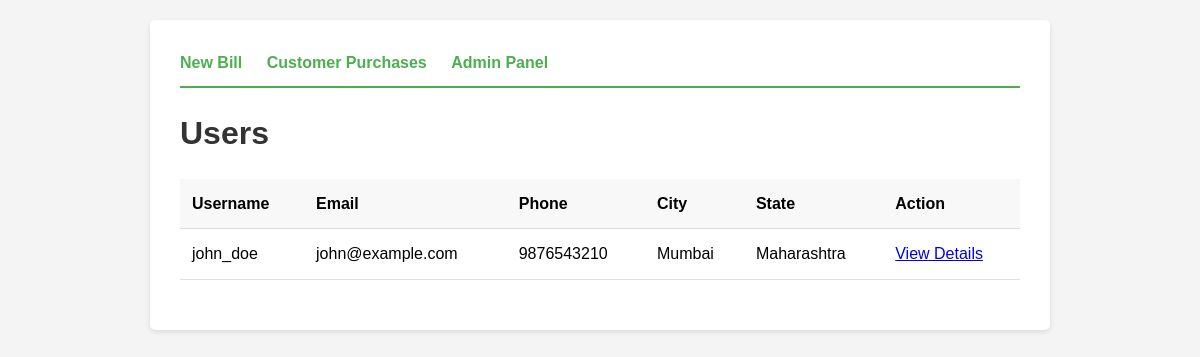
/users/, run on the app's committed database.
### billing/models.py (models this page shows, shortened)
class UserProfile(models.Model):
    user = models.OneToOneField(User, on_delete=models.CASCADE, related_name='profile')
    phone = models.CharField(max_length=20, blank=True)
    address = models.TextField(blank=True)
    city = models.CharField(max_length=100, blank=True)
    state = models.CharField(max_length=100, blank=True)
    postal_code = models.CharField(max_length=10, blank=True)
    created_at = models.DateTimeField(auto_now_add=True)
    updated_at = models.DateTimeField(auto_now=True)

### billing/views.py (the view)
# urls.py: path('users/', views.users_list, name='users_list'),
def users_list(request):
    users = UserProfile.objects.select_related('user').all()
    return render(request, 'billing/users.html', {'users': users})

### templates/billing/users.html (shortened to what this page needs)
{% extends 'base.html' %}
{% block content %}
<h1>Users</h1>
<table>
    <thead>
        <tr>
            <th>Username</th>
            <th>Email</th>
            <th>Phone</th>
            <th>City</th>
            <th>State</th>
            <th>Action</th>
        </tr>
    </thead>
    <tbody>
        {% for user_profile in users %}
        <tr>
            <td>{{ user_profile.user.username }}</td>
            <td>{{ user_profile.user.email }}</td>
            <td>{{ user_profile.phone }}</td>
            <td>{{ user_profile.city }}</td>
            <td>{{ user_profile.state }}</td>
            <td><a href="/user/{{ user_profile.user.id }}/">View Details</a></td>
        </tr>
        {% empty %}
        <tr><td colspan="6">No users found.</td></tr>
        {% endfor %}
    </tbody>
</table>
{% endblock %}

### templates/base.html (style rules this page uses)
* { margin: 0; padding: 0; box-sizing: border-box; }
body { font-family: Arial, sans-serif; line-height: 1.6; padding: 20px; background-color: #f4f4f4; }
h1, h2, h3 { margin-bottom: 20px; color: #333; }
table { width: 100%; border-collapse: collapse; margin: 20px 0; }
table th, table td { padding: 12px; text-align: left; border-bottom: 1px solid #ddd; }
table th { background-color: #f8f8f8; font-weight: bold; }

### data on the page
UserProfile: user.username "john_doe", user.email "john@example.com", phone "9876543210", city "Mumbai", state "Maharashtra"
